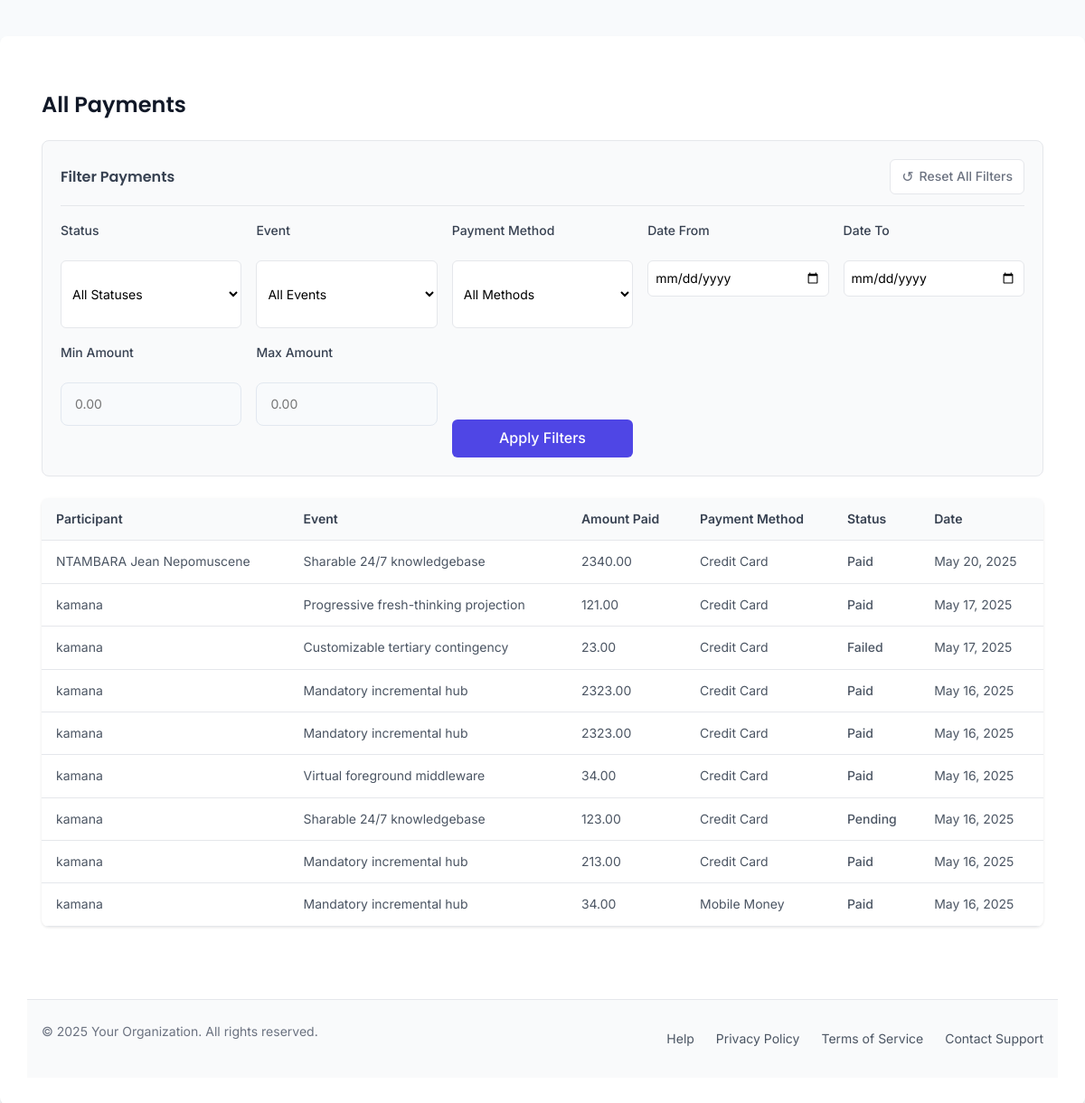
The page /payments/ on the database its author committed.
### event_app/models.py (models this page shows, shortened)
class Payment(models.Model):
    PAYMENT_STATUS_CHOICES = [
        ('PAID', 'Paid'),
        ('PENDING', 'Pending'),
        ('FAILED', 'Failed')
    ]
    PAYMENT_METHOD_CHOICES = [
        ('CREDIT_CARD', 'Credit Card'),
        ('MOBILE_MONEY', 'Mobile Money'),
        ('BANK_TRANSFER', 'Bank Transfer'),
        ('PAYPAL', 'PayPal'),
        ('CASH', 'Cash'),
    ]
    participant = models.ForeignKey(Participant_management, on_delete=models.CASCADE)
    event = models.ForeignKey(Event_management, on_delete=models.CASCADE)
    amount_paid = models.DecimalField(max_digits=8, decimal_places=2)
    payment_method = models.CharField(max_length=20, choices=PAYMENT_METHOD_CHOICES)
    payment_date = models.DateField(auto_now_add=True)
    transaction_id = models.CharField(max_length=100)
    payment_status = models.CharField(max_length=10, choices=PAYMENT_STATUS_CHOICES)
    card_number = models.CharField(max_length=19, blank=True, null=True)  # Stored securely or masked
    cardholder_name = models.CharField(max_length=100, blank=True, null=True)

class Participant_management(models.Model):
    UNIVERSITY_CHOICES = [
        ('University of Rwanda', 'University of Rwanda'),
        ('Kigali Independent University (ULK)', 'Kigali Independent University (ULK)'),
        ('Adventist University of Central Africa (AUCA)', 'Adventist University of Central Africa (AUCA)'),
        ('Kigali Health Institute', 'Kigali Health Institute'),
        ('INES Ruhengeri', 'INES Ruhengeri'),
        ('Other', 'Other'),
    ]
    user = models.OneToOneField(User, on_delete=models.CASCADE, null=True, blank=True)
    name = models.CharField(max_length=150)
    email = models.EmailField()
    phone_number = models.CharField(max_length=20)
    sex = models.CharField(max_length=1)
    university = models.CharField(
        max_length=100,
        choices=UNIVERSITY_CHOICES,
        default='University of Rwanda',
        verbose_name="University"
    )
    Event = models.ForeignKey('Event_management', on_delete=models.CASCADE)
    def __str__(self):
        return self.name

class Event_management(models.Model):
    CAMPUS_CHOICES = [
        ('Nyarugenge Campus', 'Nyarugenge Campus: College of Science and Technology (CST)'),
        ('Gikondo Campus', 'Gikondo Campus: College of Business and Economics (CBE)'),
        ('Remera Campus', 'Remera Campus: College of Medicine and Health Sciences (CMHS)'),
        ('Huye Campus', 'Huye Campus'),
        ('Busogo Campus', 'Busogo Campus: College of Agriculture, Animal Sciences and Veterinary Medicine (CAVM)'),
        ('Nyagatare Campus', 'Nyagatare Campus'),
        ('Rukara Campus', 'Rukara Campus: College of Education (CE)'),
        ('Rusizi Campus', 'Rusizi Campus'),
        ('Rwamagana Campus', 'Rwamagana Campus'),
        ('Rubirizi Campus', 'Rubirizi Campus'),
        ('Nyamishaba Campus', 'Nyamishaba Campus'),
        ('Kicukiro Campus', 'Kicukiro Campus'),
        ('Kavumu Campus', 'Kavumu Campus'),
        ('Tumba Campus', 'Tumba Campus'),
    ]
    title = models.CharField(max_length=100)
    description = models.TextField()
    start_date = models.DateField()
    end_date = models.DateField()
    location = models.CharField(
        max_length=100,
        choices=CAMPUS_CHOICES,
        default='Nyarugenge Campus',
        verbose_name="Event Location (Campus)"
    )
    category = models.ForeignKey(Category, on_delete=models.CASCADE)
    is_free = models.BooleanField(default=True)
    price = models.DecimalField(max_digits=8, decimal_places=2, default=0.00)
    image = models.ImageField(upload_to='events/', blank=True, null=True)
    available_tickets = models.PositiveIntegerField(default=0)
    def __str__(self):
        return self.title

### event_app/views.py (the view)
# urls.py: path('payments/', views.admin_payments, name='admin_payments'),
def admin_payments(request):
    payments = Payment.objects.select_related(
        'participant', 'event'
    ).order_by('-payment_date')
    return render(request, 'admin_payments.html', {'payments': payments})

### event_app/templates/admin_payments.html (shortened to what this page needs)
{% extends 'base.html' %}
{% block content %}
<div class="payments-container">
    <h2 class="payments-title">All Payments</h2>
    <div class="filter-section">
        <div class="filter-header">
            <h3 class="filter-title">Filter Payments</h3>
            <a href="{% url 'admin_payments' %}" class="filter-reset-button">
                <span class="reset-icon">↺</span> Reset All Filters
            </a>
        </div>
        <form method="get" action="" class="filter-form" id="payment-filter-form" novalidate>
            <div class="filter-grid">
                <div class="filter-group">
                    <label for="status">Status</label>
                    <select name="status" id="status" class="filter-select">
                        <option value="">All Statuses</option>
                    </select>
                </div>
                <div class="filter-group">
                    <label for="event">Event</label>
                    <select name="event" id="event" class="filter-select">
                        <option value="">All Events</option>
                    </select>
                </div>
                <div class="filter-group">
                    <label for="payment_method">Payment Method</label>
                    <select name="payment_method" id="payment_method" class="filter-select">
                        <option value="">All Methods</option>
                    </select>
                </div>
                <div class="filter-group">
                    <label for="date_from">Date From</label>
                    <input type="date" name="date_from" id="date_from" class="filter-input" aria-describedby="date_from_error">
                    <div id="date_from_error" class="input-error"></div>
                </div>
                <div class="filter-group">
                    <label for="date_to">Date To</label>
                    <input type="date" name="date_to" id="date_to" class="filter-input" aria-describedby="date_to_error">
                    <div id="date_to_error" class="input-error"></div>
                </div>
                <div class="filter-group amount-filter">
                    <label for="amount_min">Min Amount</label>
                    <input type="number" name="amount_min" id="amount_min" class="filter-input" min="0" step="0.01" placeholder="0.00" aria-describedby="amount_min_error">
                    <div id="amount_min_error" class="input-error"></div>
                </div>
                <div class="filter-group amount-filter">
                    <label for="amount_max">Max Amount</label>
                    <input type="number" name="amount_max" id="amount_max" class="filter-input" min="0" step="0.01" placeholder="0.00" aria-describedby="amount_max_error">
                    <div id="amount_max_error" class="input-error"></div>
                </div>
                <div class="filter-submit">
                    <button type="submit" class="filter-button" id="apply-filters-btn">Apply Filters</button>
                </div>
            </div>
        </form>
    </div>
    <div class="table-responsive">
        <table class="payments-table">
            <thead>
                <tr>
                    <th>Participant</th>
                    <th>Event</th>
                    <th>Amount Paid</th>
                    <th>Payment Method</th>
                    <th>Status</th>
                    <th>Date</th>
                </tr>
            </thead>
            <tbody>
                {% for payment in payments %}
                <tr>
                    <td>{{ payment.participant }}</td>
                    <td>{{ payment.event }}</td>
                    <td>{{ payment.amount_paid }}</td>
                    <td>{{ payment.get_payment_method_display }}</td>
                    <td class="status-cell status-{{ payment.payment_status }}">{{ payment.get_payment_status_display }}</td>
                    <td>{{ payment.payment_date }}</td>
                </tr>
                {% endfor %}
            </tbody>
        </table>
    </div>
</div>
<footer class="admin-footer">
    <div class="footer-container">
        <div class="footer-info">
            <p>&copy; {% now "Y" %} Your Organization. All rights reserved.</p>
        </div>
        <div class="footer-links">
            <a href="#" class="footer-link">Help</a>
            <a href="#" class="footer-link">Privacy Policy</a>
            <a href="#" class="footer-link">Terms of Service</a>
            <a href="#" class="footer-link">Contact Support</a>
        </div>
    </div>
</footer>
{% endblock %}

### event_app/templates/base.html (style rules this page uses)
:root { --primary: #4f46e5; --primary-dark: #4338ca; --secondary: #f97316; --dark: #1e293b; --light: #f8fafc; --gray: #64748b; --gray-light: #e2e8f0; --success: #10b981; --error: #ef4444; --warning: #f59e0b; --info: #3b82f6; --border-radius: 8px; --transition: all 0.3s ease; }
* { margin: 0; padding: 0; box-sizing: border-box; font-family: 'Inter', sans-serif; }
body { background-color: var(--light); color: var(--dark); line-height: 1.6; }
.filter-group { display: flex; gap: 15px; flex-wrap: wrap; }
.filter-select { flex: 1; min-width: 200px; border-radius: var(--border-radius); border: 1px solid var(--gray-light); padding: 10px 15px; background-color: white; transition: var(--transition); }
label { display: block; font-weight: 500; margin-bottom: 8px; color: var(--dark); font-size: 14px; }
input[type="text"], input[type="email"], input[type="password"], input[type="number"], textarea, select { width: 100%; padding: 12px 15px; border: 1px solid var(--gray-light); border-radius: var(--border-radius); font-size: 14px; transition: var(--transition); background-color: var(--light); }
h1, h2, h3, h4, h5, h6 { font-family: 'Poppins', sans-serif; font-weight: 600; color: var(--dark); }

### event_app/templates/admin_payments.html (style rules this page uses)
:root { --primary-color: #4f46e5; --primary-hover: #4338ca; --border-color: #e5e7eb; --hover-color: #f9fafb; --success-color: #10b981; --pending-color: #f59e0b; --failed-color: #ef4444; --filter-bg: #f9fafb; --error-color: #ef4444; --error-bg: #fee2e2; }
.payments-container { font-family: 'Inter', sans-serif; max-width: 1200px; margin: 0 auto; padding: 2rem 1rem; }
.payments-title { font-size: 1.5rem; font-weight: 600; color: #111827; margin-bottom: 1.5rem; }
.filter-section { margin-bottom: 1.5rem; background-color: var(--filter-bg); border-radius: 0.5rem; padding: 1.25rem; border: 1px solid var(--border-color); }
.filter-header { display: flex; justify-content: space-between; align-items: center; margin-bottom: 1rem; padding-bottom: 0.75rem; border-bottom: 1px solid var(--border-color); }
.filter-title { font-size: 1rem; font-weight: 600; color: #374151; margin: 0; }
.filter-reset-button { display: inline-flex; align-items: center; background-color: #fff; color: #6b7280; border: 1px solid var(--border-color); padding: 0.375rem 0.75rem; border-radius: 0.375rem; font-size: 0.875rem; font-weight: 500; text-decoration: none; transition: all 0.2s; }
.reset-icon { margin-right: 0.375rem; font-size: 1rem; }
.filter-form { width: 100%; }
.filter-grid { display: grid; grid-template-columns: repeat(auto-fill, minmax(200px, 1fr)); gap: 1rem; }
.filter-group { display: flex; flex-direction: column; }
.filter-group label { display: block; font-size: 0.875rem; font-weight: 500; margin-bottom: 0.375rem; color: #374151; }
.filter-select, .filter-input { width: 100%; padding: 0.5rem; border: 1px solid var(--border-color); border-radius: 0.375rem; font-family: 'Inter', sans-serif; font-size: 0.875rem; background-color: white; }
.input-error { color: var(--error-color); font-size: 0.75rem; margin-top: 0.25rem; min-height: 1rem; }
.filter-submit { display: flex; align-items: flex-end; }
.filter-button { width: 100%; background-color: var(--primary-color); color: white; border: none; padding: 0.5rem 1rem; border-radius: 0.375rem; font-weight: 500; cursor: pointer; font-family: 'Inter', sans-serif; transition: background-color 0.2s; }
.table-responsive { overflow-x: auto; box-shadow: 0 1px 3px rgba(0, 0, 0, 0.1); border-radius: 0.5rem; }
.payments-table { width: 100%; border-collapse: collapse; text-align: left; font-size: 0.875rem; }
.payments-table th { background-color: #f9fafb; padding: 0.75rem 1rem; font-weight: 600; color: #374151; border-bottom: 1px solid var(--border-color); }
.payments-table td { padding: 0.75rem 1rem; border-bottom: 1px solid var(--border-color); color: #4b5563; }
.status-cell { font-weight: 500; }
.admin-footer { background-color: #f9fafb; border-top: 1px solid var(--border-color); padding: 1.5rem 0; margin-top: 3rem; font-family: 'Inter', sans-serif; }
.footer-container { max-width: 1200px; margin: 0 auto; padding: 0 1rem; display: flex; flex-wrap: wrap; justify-content: space-between; align-items: center; gap: 1rem; }
.footer-info { color: #6b7280; font-size: 0.875rem; }
.footer-links { display: flex; flex-wrap: wrap; gap: 1.5rem; }
.footer-link { color: #4b5563; text-decoration: none; font-size: 0.875rem; transition: color 0.2s; }

### rows shown on the page
Payment: participant "NTAMBARA Jean Nepomuscene", event "Sharable 24/7 knowledgebase", amount_paid "2340.00", payment_method "Credit Card", payment_status "Paid", payment_date "May 20, 2025"
Payment: participant "kamana", event "Progressive fresh-thinking projection", amount_paid "121.00", payment_method "Credit Card", payment_status "Paid", payment_date "May 17, 2025"
Payment: participant "kamana", event "Customizable tertiary contingency", amount_paid "23.00", payment_method "Credit Card", payment_status "Failed", payment_date "May 17, 2025"
Payment: participant "kamana", event "Mandatory incremental hub", amount_paid "2323.00", payment_method "Credit Card", payment_status "Paid", payment_date "May 16, 2025"
Payment: participant "kamana", event "Mandatory incremental hub", amount_paid "2323.00", payment_method "Credit Card", payment_status "Paid", payment_date "May 16, 2025"
Payment: participant "kamana", event "Virtual foreground middleware", amount_paid "34.00", payment_method "Credit Card", payment_status "Paid", payment_date "May 16, 2025"
Payment: participant "kamana", event "Sharable 24/7 knowledgebase", amount_paid "123.00", payment_method "Credit Card", payment_status "Pending", payment_date "May 16, 2025"
Payment: participant "kamana", event "Mandatory incremental hub", amount_paid "213.00", payment_method "Credit Card", payment_status "Paid", payment_date "May 16, 2025"
Payment: participant "kamana", event "Mandatory incremental hub", amount_paid "34.00", payment_method "Mobile Money", payment_status "Paid", payment_date "May 16, 2025"
